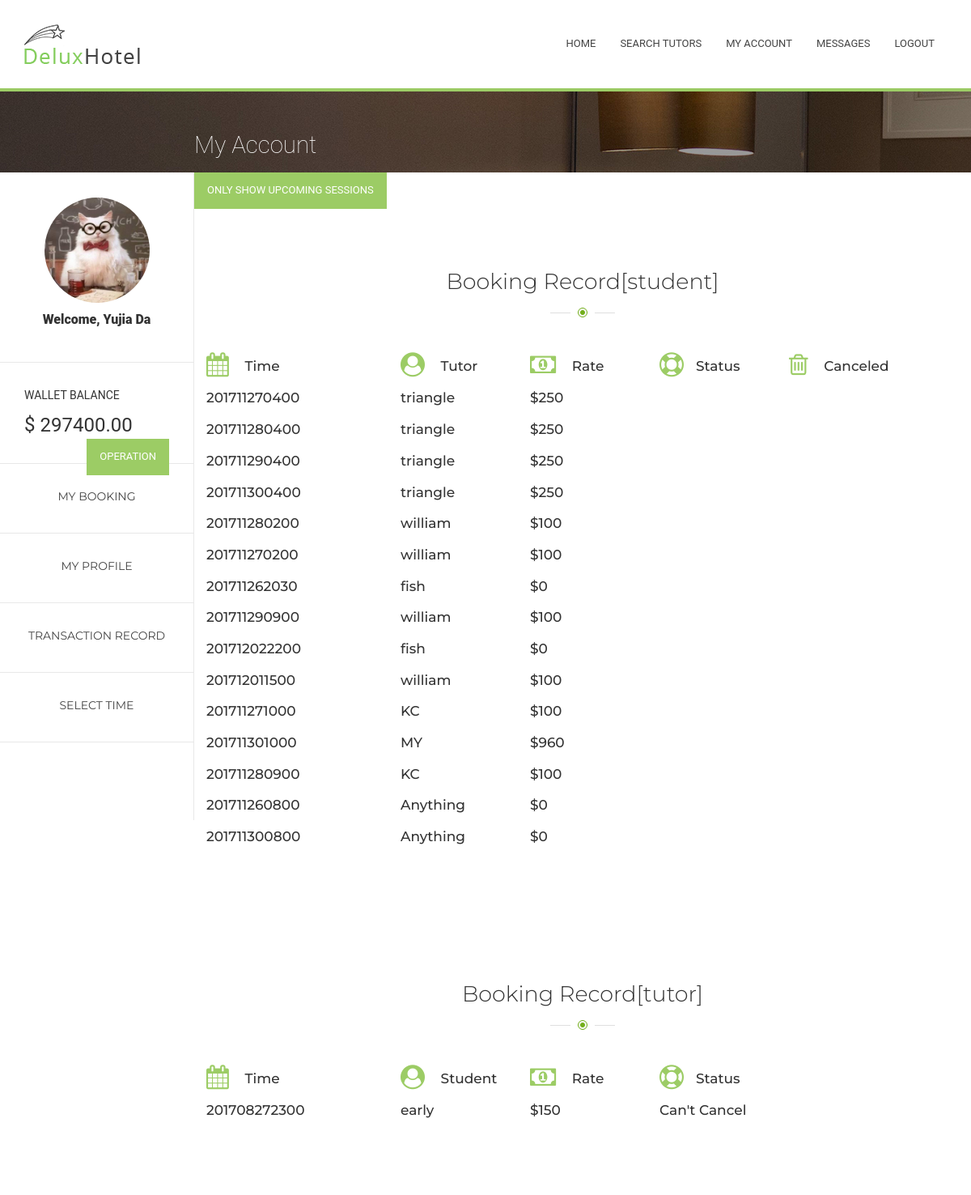
The page /Tutorial/4/myAccount/mybooking/ (signed in) on the database its author committed.
### Tutorial/models.py (models this page shows, shortened)
class MyUser(models.Model):
    user = models.ForeignKey(User, on_delete = models.CASCADE )
    wallet = models.ForeignKey(Wallet, on_delete = models.CASCADE)
    profile_content = models.CharField(max_length=2000, default="")
    phone = models.IntegerField(null = True)
    image = models.ImageField(upload_to='profile_image', default='profile_image/default.jpg')

class Wallet(models.Model):
    balance = models.DecimalField(max_digits=10, decimal_places=2, default=0.0)

class TutorialSession(models.Model):
    starttime = models.CharField(max_length=12)  # yyyymmddhhmm
    status = models.IntegerField()
    tutor = models.ForeignKey(Tutor, on_delete=models.CASCADE)
    student =  models.ForeignKey(Student, on_delete=models.CASCADE)
    price = models.IntegerField(default=0) #TODO: notice that this price does not include commission fee
    score = models.DecimalField(max_digits=2, decimal_places=1, default=-1)  # TODO: if unevaluated, will use score = -1
    comment = models.CharField(max_length=200, default="") #TODO: score should be integer, need to detect tonight
    showname = models.IntegerField(default=1) #by default, should be not anonymous

class Tutor(models.Model):
    myuser = models.ForeignKey(MyUser, on_delete=models.CASCADE,null=True)
    timeslot = models.CharField(max_length=672, default="111111111111111111111111111111111111111111111111111111111111111111111111111111111111111111111111111111111111111111111111111111111111111111111111111111111111111111111111111111111111111111111111111111111111111111111111111111111111111111111111111111111111111111111111111111111111111111111111111111111111111111111111111111111111111111111111") #for private tutor todo: should update every half an hour
    hourly_rate = models.IntegerField(default=0) #todo: eight digit for student so can tell if he have
    university = models.ForeignKey(University, on_delete=models.CASCADE, null=True)
    showProfile = models.BooleanField(default=False)
    average = models.DecimalField(max_digits=2, decimal_places=1, default=0)
    reviewed_times = models.IntegerField(default=0) #this means no one has done evaluation for him yet
    def __str__(self):
        if self.myuser is None:
            return "null"
        else:
            return self.myuser.user.username

class Student(models.Model):
    myuser = models.ForeignKey(MyUser, on_delete=models.CASCADE,null=True)
    def __str__(self):
        if self.myuser is None:
            return "null"
        else:
            return self.myuser.user.username

### Tutorial/views.py (the view)
# urls.py: url(r'^(?P<myuser_id>[0-9]+)/myAccount/mybooking/$', views.mybooking, name='mybooking'),
def mybooking(request, myuser_id):
    if not request.user.is_authenticated() or request.user.is_anonymous(): #visitor or client
        return HttpResponseRedirect('/Tutorial/login/')
    if not MyUser.objects.filter(user=request.user):
        return HttpResponseRedirect('/Tutorial/admin/')
    myuser = MyUser.objects.get(user=request.user) #myuser = get_object_or_404(MyUser, pk=myuser_id)
    isstudent = "0"
    istutor = "0"
    if Student.objects.filter(myuser=myuser):
        mystudent = Student.objects.get(myuser = myuser)
        booking = TutorialSession.objects.filter(student=mystudent)
        isstudent = "1"
    else:
        booking= ""
    if Tutor.objects.filter(myuser=myuser):
        mytutor = Tutor.objects.get(myuser=myuser)
        booked = TutorialSession.objects.filter(tutor=mytutor)
        istutor = "1"
        return render(request, 'myaccount/mybooking.html',{'user': myuser, 'session_list': booking, "booked_list": booked, 'isstudent': isstudent,'istutor': istutor, 'tutor': mytutor})
    else:
        booked=""
    return render(request, 'myaccount/mybooking.html', {'user': myuser , 'session_list': booking, "booked_list": booked, 'isstudent': isstudent, 'istutor': istutor })

### Tutorial/templates/myaccount/mybooking.html (shortened to what this page needs)
{% extends "myaccount/myaccount.html" %}
{% block right %}
<div class="upcoming btn btn-default"  id="reviewPanel" >Only show upcoming sessions</div>
<div id="content1" >
    {% if isstudent == "1" %}
    <section class="section">
      <div class="container">
        <div class="title-main"><h2 class="h2">Booking Record[student]</h2></div>
         <div class="row">
          <div class="col-lg-3 col-md-4 col-sm-6">
            <h3 class="service_title"><i class="fa fa-calendar"></i> Time</h3>
          </div>
          <div class="col-lg-2 col-md-4 col-sm-6">
            <h3 class="service_title"><i class="fa fa-user-circle"></i> Tutor</h3>
          </div>
          <div class="col-lg-2 col-md-4 col-sm-6">
            <h3 class="service_title"><i class="fa fa-money"></i> Rate</h3>
          </div>
          <div class="col-lg-2 col-md-4 col-sm-6">
            <h3 class="service_title"><i class="fa fa-life-ring"></i>Status </h3>
          </div>
          <div class="col-lg-2 col-md-4 col-sm-6">
            <h3 class="service_title"><i class="fa fa-trash-o"></i> Canceled</h3>
          </div>
        </div>
          {% if session_list != "" %}
          {% for session in  session_list %}
               <div class="row">
          <div class="col-lg-3 col-md-4 col-sm-6">
            <h3 class="service_title">{{ session.starttime }}</h3>
          </div>
          <div class="col-lg-2 col-md-4 col-sm-6">
            <h3 class="service_title"> {{ session.tutor }}</h3>
          </div>
          <div class="col-lg-2 col-md-4 col-sm-6">
            <h3 class="service_title"> ${{ session.price }}</h3>
          </div>
        </div>
          {% endfor %}
          {% endif %}
      </div>
    </section>
    {% endif %}
    {% if istutor == "1" %}
    <section class="section">
      <div class="container">
        <div class="title-main"><h2 class="h2">Booking Record[tutor]</h2></div>
        <div class="row">
          <div class="col-lg-3 col-md-4 col-sm-6">
            <h3 class="service_title"><i class="fa fa-calendar"></i> Time</h3>
          </div>
          <div class="col-lg-2 col-md-4 col-sm-6">
            <h3 class="service_title"><i class="fa fa-user-circle"></i> Student</h3>
          </div>
          <div class="col-lg-2 col-md-4 col-sm-6">
            <h3 class="service_title"><i class="fa fa-money"></i> Rate</h3>
          </div>
          <div class="col-lg-2 col-md-4 col-sm-6">
            <h3 class="service_title"><i class="fa fa-life-ring"></i>Status </h3>
          </div>
        </div>
          {% if booked_list != "" %}
          {% for session in  booked_list %}
               <div class="row">
          <div class="col-lg-3 col-md-4 col-sm-6">
            <h3 class="service_title">{{ session.starttime }}</h3>
          </div>
          <div class="col-lg-2 col-md-4 col-sm-6">
            <h3 class="service_title"> {{ session.student }}</h3>
          </div>
          <div class="col-lg-2 col-md-4 col-sm-6">
            <h3 class="service_title"> ${{ session.price }}</h3>
          </div>
        </div>
          {% endfor %}
          {% endif %}
      </div>
    </section>
</div>
    {% endif %}
{% endblock %}

### Tutorial/templates/myaccount/myaccount.html (shortened to what this page needs)
{% extends "Menu.html" %}
{% block content %}
<section class="breadcrumbs" style="background-image: url(/static/bootstrap/images/breadcrumbs/best-room.jpg)">
    <div class="right">
    <div class="row">
          <div class="col-md-6">
            <h1 class="h1">My Account</h1>
          </div>
        </div>
    </div>
        </section>
    <div class="left">
             <div class="avater" style="text-align : center;">
                    <img src="/static/bootstrap/images/best-rooms/1.jpg" style="width : 130px; height: 130px; border-radius: 130px; ">
                    <div class="small">Welcome, {{user.user.first_name}} {{user.user.last_name}}</div>
                 </div>
              <div class="avater" >
                  <div style="margin-bottom : 10px;">WALLET BALANCE</div>
                  <div style="font-size: 18pt; font-weight: 400; margin-top: 5px; margin-bottom: 0;">$ {{user.wallet.balance}}
                   <a href="{% url 'Tutorial:mywallet' user.id %}" class="moneyButton" ><div class ="btn btn-default">OPERATION</div></a>
                </div>
              </div>
              <a href="{% url 'Tutorial:mybooking' user.id %}"><div class="navbox">
                <div class="best-tutor_t">MY BOOKING</div>
                </div></a>
            <a href="{% url 'Tutorial:myprofile' user.id %}">
              <div class="navbox" >
                <div class="best-tutor_t">MY PROFILE</div>
                </div>
                </a>
            <a href="{% url 'Tutorial:mytransaction' user.id %}">
                <div class="navbox" >
                    <div class="best-tutor_t">TRANSACTION RECORD</div>
                </div>
            </a>
            {% if tutor %}
            <a href="{% url 'Tutorial:tutorTimeslot' user.id tutor.id %}" id="fortutoronly" >
                <div class="navbox" >
                    <div class="best-tutor_t">SELECT TIME</div>
                </div>
            </a>
            {% endif %}
     </div>
        <div class="right">
{% block right %}{% endblock%}
        </div>
{% endblock %}

### rows shown on the page
MyUser: user.first_name "Yujia", user.last_name "Da", wallet.balance "297400.00"
TutorialSession: starttime "201711270400", tutor "triangle", price "250"
TutorialSession: starttime "201711280400", tutor "triangle", price "250"
TutorialSession: starttime "201711290400", tutor "triangle", price "250"
TutorialSession: starttime "201711300400", tutor "triangle", price "250"
TutorialSession: starttime "201711280200", tutor "william", price "100"
TutorialSession: starttime "201711270200", tutor "william", price "100"
TutorialSession: starttime "201711262030", tutor "fish", price "0"
TutorialSession: starttime "201711290900", tutor "william", price "100"
TutorialSession: starttime "201712022200", tutor "fish", price "0"
TutorialSession: starttime "201712011500", tutor "william", price "100"
TutorialSession: starttime "201711271000", tutor "KC", price "100"
TutorialSession: starttime "201711301000", tutor "MY", price "960"
TutorialSession: starttime "201711280900", tutor "KC", price "100"
TutorialSession: starttime "201711260800", tutor "Anything", price "0"
TutorialSession: starttime "201711300800", tutor "Anything", price "0"
TutorialSession: starttime "201708272300", student "early", price "150"
